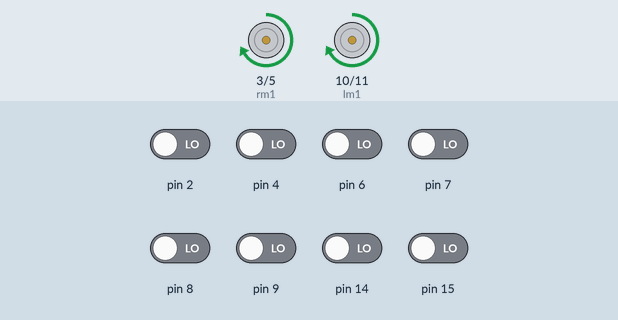
A sketch run on a simulated Arduino Uno, built with avr-gcc and run on an emulated ATmega328P. Shown: motor-driver pin pairs drawn as motors (green arrow = first pin HIGH = forward, orange = second pin HIGH = backward, longer = more drive). The inputs (shaded band) are chosen by the test bench; at power-on: pin 2, pin 4, pin 6–9, pin 14, pin 15 LOW.

Above: at 1.2 s.
1.3 s: pin 6 driven HIGH
2.8 s: pin 7 driven HIGH
At 4.0 s:
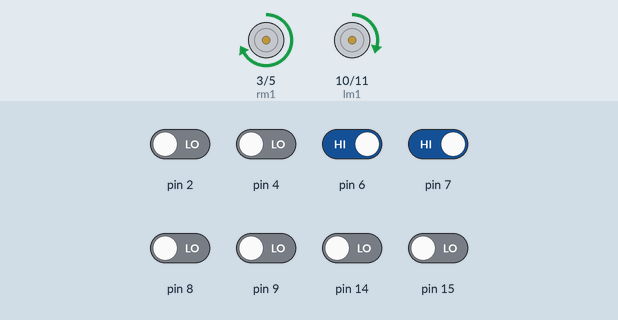
4.3 s: pin 2 driven HIGH
At 5.2 s:
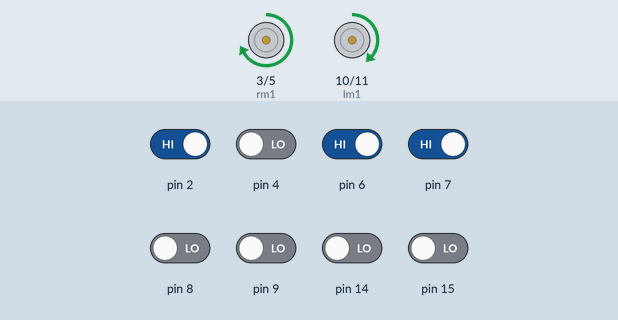
5.8 s: pin 4 driven HIGH
At 6.4 s:
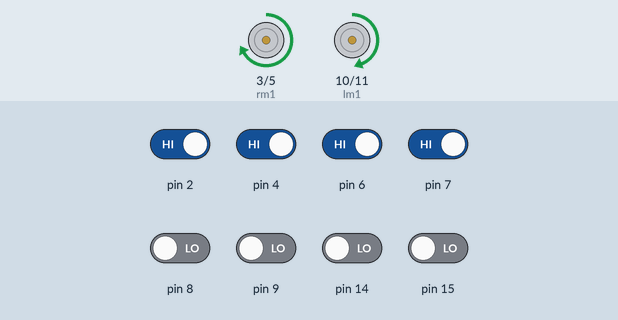
7.3 s: pin 14 driven HIGH
At 8.5 s:
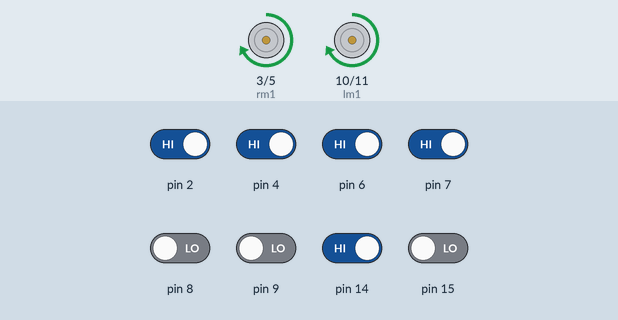
8.8 s: pin 15 driven HIGH
At 9.9 s:
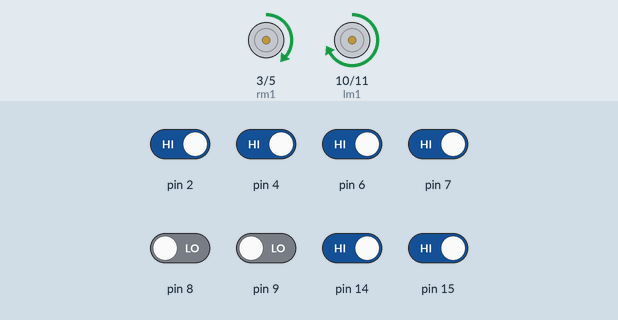
Timing chart, 0 to 11.3 s (numbered marks = the images above; inputs shaded):
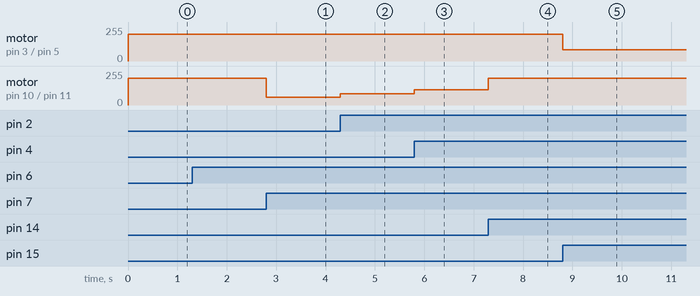

The sketch:

code_pid.ino
```cpp
#define lc 0 // black
#define sc 1 //white

/////////////motor pinout/////////////////

#define lm1 10
#define lm2 11
#define rm1 3
#define rm2 5

int s1,s2,s3,s4,s5,s6,s7,s8;

/////////////pid parameters////////////////

float error = 0;
float prev_error = 0;
float Kp = 58;
float Kd = 300;  //100/150   //40, 70
float P = 0;
float D = 0;
float pd = 0;

int lms,rms;
int bs = 200;

int left_max = 200;
int right_max = 202; //based on motor speed diff
int left_min = 0;
int right_min = 0;

///////////////sharp turn parameters///////////////

int left=0,right=0;
int leftthres = 300;    //150
int rightthres = 300;   //150

int leftacutethres = 700;
int rightacutethres = 700;


/////////////brake parameters///////////////

int brake_count = 0;
int brake_thres = 400;

void setup() {
  pinMode(lm1, OUTPUT);
  pinMode(lm2, OUTPUT);
  pinMode(rm1, OUTPUT);
  pinMode(rm2, OUTPUT);

}

void loop() {
  readsensors();
  error_map();

  if (s1==lc){
    left = 0;
  }
  if (s8==lc){
    right = 0;
  }

  if (left==0 && right ==0){ //for braking
    if (brake_count>15000){
      brake_count=15000;
    }
    brake_count++;
  }
  else{
    brake_count = 0;
  }

  if ((s1!=lc)&&(s2!=lc)&&(s3!=lc)&&(s4!=lc)&&(s5!=lc)&&(s6!=lc)&&(s7!=lc)&&(s8!=lc)){
    if ((left>leftthres)&&(right<rightthres)){//right sharp turns
    brake();
    //delay(5);
    readsensors();
    while((s4!=lc)&&(s5!=lc)){
      sharp_right_turn();
      readsensors();
    }
    brake();
    //delay(10);
    //left = 1000;
    //right = 1000;
    }
    else if ((left<leftthres)&&(right>rightthres)){//left sharp turn
      brake();
      //delay(5);
      readsensors();
      while((s4!=lc)&&(s5!=lc)){
        sharp_left_turn();
        readsensors();
      }
      brake();
      //left = 1000;
      //right = 1000;

    }
  }/*
  else if((s1==lc)&&(s2==lc)&&(s3==lc)&&(s4==lc)&&(s5==lc)&&(s6==lc)&&(s7==lc)&&(s8==lc)){
    if (brake_count>brake_thres){
      stop_end();
     }
  }*/

  pid();
  left=left+1;
  right=right+1;
  if(left>20000){//20000
    left=1000;
  }
  if(right>20000){
    right=1000;
  }
}


//////////////////////sensor get value//////////////////////

void readsensors(){
  s1 = digitalRead(2);
  s2 = digitalRead(4);
  s3 = digitalRead(14);
  s4 = digitalRead(6);
  s5 = digitalRead(7);
  s6 = digitalRead(8);
  s7 = digitalRead(9);
  s8 = digitalRead(15);
}

///////////////////////error definition/////////////////////

void error_map(){
  if((s3==sc)&&(s4==lc)&&(s5==lc)&&(s6==sc))
   error=0;
   else if((s3==lc)&&(s4==lc)&&(s5==lc)&&(s6==sc))
   error=-0.5;
  else if((s3==sc)&&(s4==lc)&&(s5==sc)&&(s6==sc))
   error=-0.5;
  else if((s3==sc)&&(s4==lc)&&(s5==lc)&&(s6==lc))
   error=0.5;
  else if((s3==sc)&&(s4==sc)&&(s5==lc)&&(s6==sc))
   error=0.5;

  else if((s2==sc)&&(s3==lc)&&(s4==lc)&&(s5==sc))
   error=-1;
  else if((s4==sc)&&(s5==lc)&&(s6==lc)&&(s7==sc))
   error=1;

  else if((s2==lc)&&(s3==lc)&&(s4==lc)&&(s5==sc))
   error=-1.5;
  else if((s2==sc)&&(s3==lc)&&(s4==sc)&&(s5==sc))
   error=-1.5;
  else if((s4==sc)&&(s5==lc)&&(s6==lc)&&(s7==lc))
   error=1.5;
  else if((s4==sc)&&(s5==sc)&&(s6==lc)&&(s7==sc))
   error=1.5;

  else if((s1==sc)&&(s2==lc)&&(s3==lc)&&(s4==sc))
   error=-2;
  else if((s5==sc)&&(s6==lc)&&(s7==lc)&&(s8==sc))
   error=2;

  else if((s1==lc)&&(s2==lc)&&(s3==lc)&&(s4==sc))
   error=-2.5;
  else if((s1==sc)&&(s2==lc)&&(s3==sc)&&(s4==sc))
   error=-2.5;
  else if((s5==sc)&&(s6==lc)&&(s7==lc)&&(s8==lc))
   error=2.5;
  else if((s5==sc)&&(s6==sc)&&(s7==lc)&&(s8==sc))
   error=2.5;

  else if((s1==lc)&&(s2==lc)&&(s3==sc))
   error=-3;
  else if((s6==sc)&&(s7==lc)&&(s8==lc))
   error=3;

  if((s1==lc)&&(s2==sc)&&(s8==sc))
   error=-3.5;
  if((s1==sc)&&(s7==sc)&&(s8==lc))
   error=3.5;
}

///////////////////////pid computation/////////////////////

void pid(){
  readsensors();
  error_map();

  pd = Kp*error + Kd*(error - prev_error);

  lms = bs + pd;
  rms = bs - pd;

  if(lms>=left_max)
  {
   lms=left_max;
  }

  else if(lms<=left_min)
  {
   lms=left_min;
  }

  if(rms>=right_max)
  {
   rms=right_max;
  }

  else if(rms<=right_min)
  {
   rms=right_min;
  }

  analogWrite(lm1,lms+2);
  analogWrite(lm2,0);
  analogWrite(rm1,rms);
  analogWrite(rm2,0);

  prev_error = error;

}

/////////////////////////intersection handling////////////////////

void dead_end(){
  brake();
  delay(10);
  while(s4!=lc && s5!=lc){ //take right turn at deadend
    sharp_right_turn();
    readsensors();
  }
  brake();
  //delay(20)
}

void stop_end(){
  brake();
  delay(10);
  delay(10000);
}

////////////////////////////turn functions////////////////////////

void straight(){
  analogWrite(lm1,90);
  analogWrite(lm2,0);
  analogWrite(rm1,90);
  analogWrite(rm2,0);
}

void sharp_left_turn(){
  analogWrite(lm1,0);
  analogWrite(lm2,90);
  analogWrite(rm1,90);
  analogWrite(rm2,0);
}

void sharp_right_turn(){
  analogWrite(lm1,90);//90->90->140
  analogWrite(lm2,0);
  analogWrite(rm1,0);
  analogWrite(rm2,90);
}


void brake(){
  analogWrite(lm1,255);
  analogWrite(lm2,255);
  analogWrite(rm1,255);
  analogWrite(rm2,255);
}
```

Measured:
- after the input at 2.8 s, motor on pin 3 (rm1) / pin 5 (rm2): forward 200/255 → forward 202/255 at once; motor on pin 10 (lm1) / pin 11 (lm2): forward 202/255 → forward 57/255 at once
- after the input at 4.3 s, motor on pin 10 (lm1) / pin 11 (lm2): forward 57/255 → forward 86/255 at once
- after the input at 5.8 s, motor on pin 10 (lm1) / pin 11 (lm2): forward 86/255 → forward 115/255 at once
- after the input at 7.3 s, motor on pin 10 (lm1) / pin 11 (lm2): forward 115/255 → forward 202/255 at once
- after the input at 8.8 s, motor on pin 3 (rm1) / pin 5 (rm2): forward 202/255 → forward 84/255 at once
